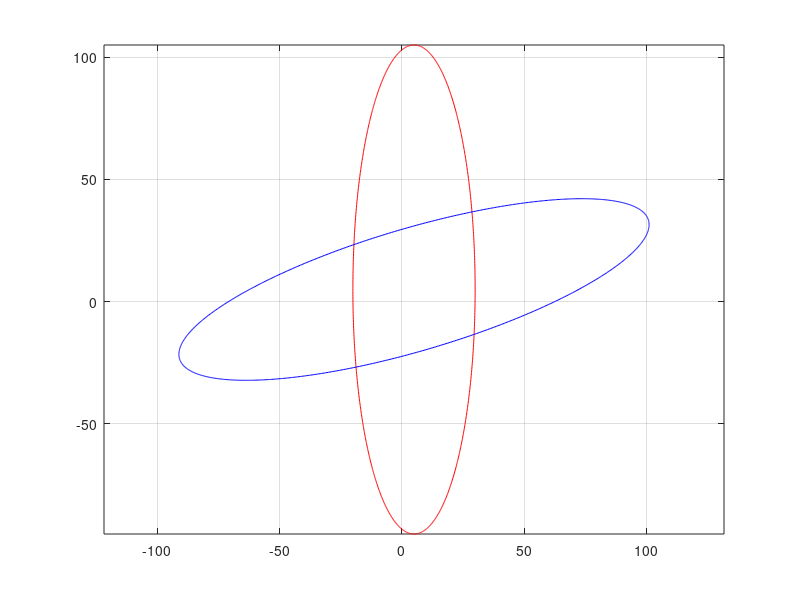

The MATLAB script that drew this image:
clc;
%xc=50; %xCenter
xc = input('Enter the coord of xCenter: ');
%yc=50; %yCenter
yc = input('Enter the coord of yCenter: ');
a=25; %xRad
b=100; %yRad
m = 1000;
x = zeros(m,1);
y = zeros(m,1);
theta = linspace(0,2*pi,m);
for k = 1:m
        x(k) = a * cos(theta(k));
        y(k) = b * sin(theta(k));
end
alpha = input('Enter the rotation angle: ');
R  = [cos(alpha) -sin(alpha); ...
      sin(alpha)  cos(alpha)];
rCoords = R*[x' ; y'];   
xr = rCoords(1,:)';      
yr = rCoords(2,:)';      
plot(x+xc,y+yc,'r');
grid on;
hold on;
axis equal;
plot(xr+xc,yr+yc,'b');